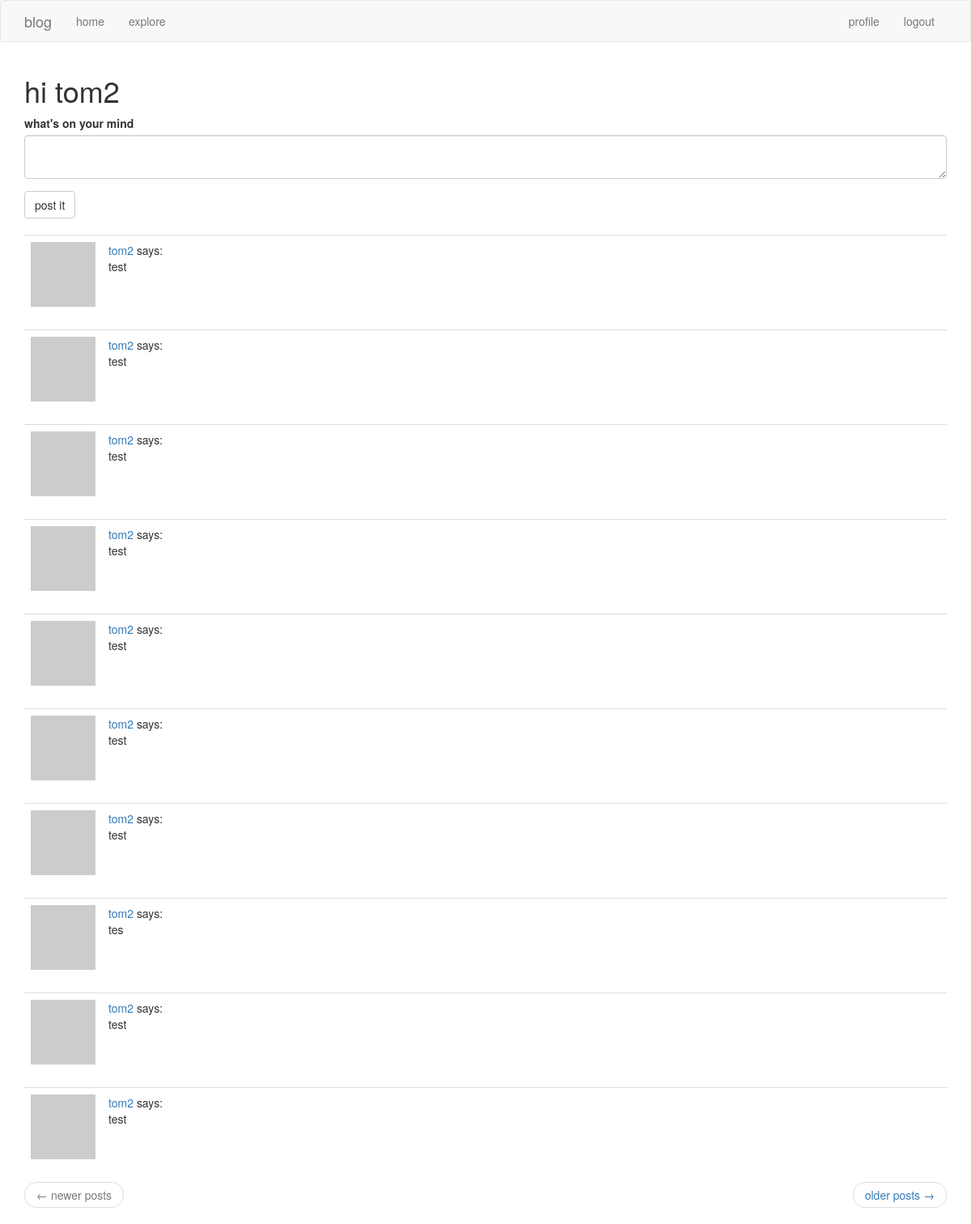
The page /index (signed in) on the database its author committed.
### app/models.py (models this page shows, shortened)
class User(UserMixin, db.Model):
    id       = db.Column(db.Integer, primary_key = True)
    username = db.Column(db.String(64),  index = True, unique = True)
    email    = db.Column(db.String(128), index = True, unique = True)
    about_me = db.Column(db.String(128))
    last_seen = db.Column(db.DateTime, default = datetime.utcnow)
    password_hash = db.Column(db.String(128))
    posts = db.relationship('Post', backref = 'author', lazy = 'dynamic')
    followed = db.relationship(
        'User', secondary = followers,
        primaryjoin = (followers.c.follower_id == id),
        secondaryjoin = (followers.c.followed_id == id),
        backref = db.backref('followers', lazy = 'dynamic'), lazy = 'dynamic')
    def avatar(self, size):
        digest = md5(self.email.lower().encode('utf-8')).hexdigest()
        return 'https://www.gravatar.com/avatar/{}?d=identicon&s={}'.format(digest, size)
    def followed_posts(self):
        followed = Post.query.join(
            followers,
            (followers.c.followed_id == Post.user_id)
        ).filter(
            (followers.c.follower_id == self.id)
        )
        own = Post.query.filter_by(user_id = self.id)
        return followed.union(own).order_by(Post.timestamp.desc())

class Post(db.Model):
    id   = db.Column(db.Integer, primary_key = True)
    body = db.Column(db.String(128))
    timestamp = db.Column(db.DateTime, index = True, default = datetime.utcnow)
    user_id = db.Column(db.Integer, db.ForeignKey('user.id'))

### app/routes.py (the view, shortened to what this page needs)
@app.route('/', methods = ['GET', 'POST'])
@app.route('/index', methods = ['GET', 'POST'])
@login_required
def index():
    form = PostForm()
    page = request.args.get('page', 1, type = int)
    posts = current_user.followed_posts().paginate(page, app.config['POSTS_PER_PAGE'], False)
    next_url = url_for('index', page = posts.next_num) if posts.has_next else None
    prev_url = url_for('index', page = posts.prev_num) if posts.has_prev else None
    return render_template('index.html', title = "home", form = form, posts = posts.items, next_url = next_url, prev_url = prev_url)

### app/forms.py
class PostForm(FlaskForm):
    post = TextAreaField("what's on your mind", validators = [
        DataRequired(), Length(min = 1, max = 256)
    ])
    submit = SubmitField('post it')

### app/models.py (called while the page is built)
@login.user_loader
def load_user(id):
    return User.query.get(int(id))

### app/routes.py (called while the page is built)
@app.before_request
def before_request():
    if current_user.is_authenticated:
        current_user.last_seen = datetime.utcnow()
        db.session.commit()

### app/templates/index.html
{% extends 'base.html' %}
{% import 'bootstrap/wtf.html' as wtf %}
{% block app_content %}
    <h1> hi {{ current_user.username }} </h1>
    {% if form %}
    {{ wtf.quick_form(form) }} <br>
    {% endif %}
    {% for post in posts %}
        {% include '_post.html' %}
    {% endfor %}
    <nav aria-label = '...'>
        <ul class = 'pager'>
            <li class = 'previous {% if not prev_url %} disabled {% endif %}'>
                <a href = "{{ prev_url or '#' }}">
                    <span aria-hidden = 'true'> &larr; </span> newer posts
                </a>
            </li>
            <li class = 'next {% if not next_url %} disabled {% endif %}'>
                <a href = "{{ next_url or '#' }}">
                    older posts <span aria-hidden = 'true'> &rarr; </span>
                </a>
            </li>
        </ul>
    </nav>
{% endblock %}

### app/templates/_post.html
    <table class = "table table-hover">
        <tr>
            <td width = "70px">
                <a href = "{{ url_for('user', username = post.author.username) }}">
                    <img src = "{{ post.author.avatar(70) }}" />
                </a>
            </td>
            <td>
                <a href = "{{ url_for('user', username = post.author.username) }}">
                    {{ post.author.username }}
                </a>
                says:
                <br>
                {{ post.body }}
            </td>
        </tr>
    </table>

### rows shown on the page
User: username "tom2"
Post: author.username "tom2", body "test"
Post: author.username "tom2", body "test"
Post: author.username "tom2", body "test"
Post: author.username "tom2", body "test"
Post: author.username "tom2", body "test"
Post: author.username "tom2", body "test"
Post: author.username "tom2", body "test"
Post: author.username "tom2", body "tes"
Post: author.username "tom2", body "test"
Post: author.username "tom2", body "test"
